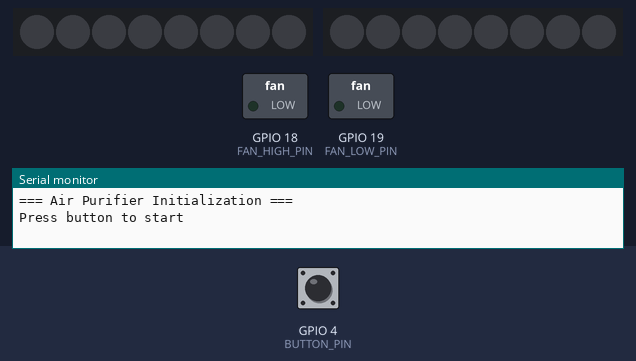
Bench run of a sketch on a simulated ESP32. Shown: 2 × 8 RGB LEDs in strip order, left to right, switched loads named in the sketch (green lamp = pin HIGH), the last lines printed to the serial monitor. Inputs (shaded band) come from the test bench; at power-on: GPIO 4 (BUTTON_PIN) HIGH. Dim RGB values are drawn brighter than linear; WiFi joins after 1.5 s; servers stay silent unless stated.

Above: at 1.2 s.
1.3 s: GPIO 4 (BUTTON_PIN) pulled LOW for 0.15 s
4.4 s: GPIO 4 (BUTTON_PIN) pulled LOW for 1 s
6.9 s: GPIO 4 (BUTTON_PIN) pulled LOW for 0.15 s
10.0 s: GPIO 4 (BUTTON_PIN) pulled LOW for 3.2 s
14.7 s: GPIO 4 (BUTTON_PIN) pulled LOW for 0.15 s
At 18.7 s:
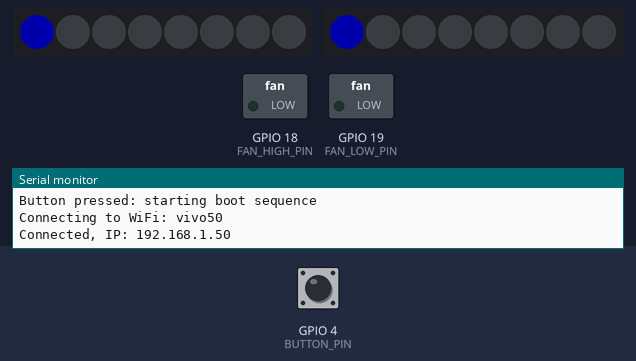
At 41.35 s:
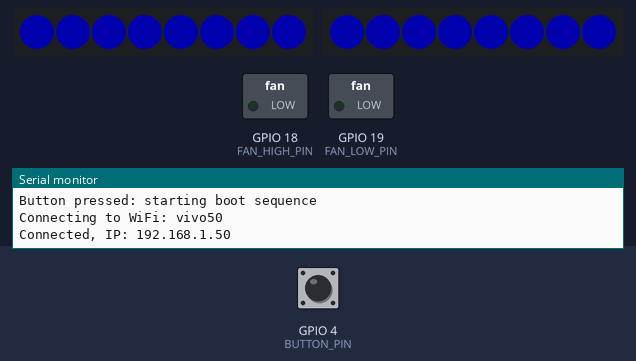
Timing chart, 0 to 43.4 s (numbered marks = the images above; inputs shaded):
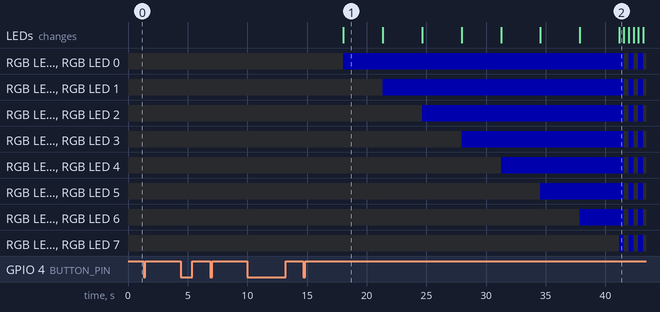

Measured:
- after the input at 14.7 s, RGB LED 0: off → RGB(0, 0, 50) after 3.4 s, then repeats every 0.80 s: off 0.40 s, RGB(0, 0, 50) 0.40 s; RGB LED 1: off → RGB(0, 0, 50) after 6.7 s, then repeats every 0.80 s: off 0.40 s, RGB(0, 0, 50) 0.40 s
- what the display in image 1 shows lasts 3.3 s, from 18.1 s to 21.4 s
- what the display in image 2 shows lasts 0.4 s, from 41.2 s to 41.6 s

The sketch:

fyp.ino
```cpp
#include <Wire.h>
#include "Adafruit_SGP30.h"
#include "Adafruit_PM25AQI.h"
#include <Adafruit_NeoPixel.h>
#include <WiFi.h>
#include <HTTPClient.h>

// WiFi settings
const char* ssid            = "vivo50";
const char* password        = "bk666666";
const char* thingSpeakURL   = "http://api.thingspeak.com/update";
const char* writeAPIKey     = "HWLDOM7OUII2PRSC";

// Pin definitions
const int FAN_HIGH_PIN  = 18;
const int FAN_LOW_PIN   = 19;
const int BUTTON_PIN    = 4;
#define NEO_TVOC_PIN 25
#define NEO_PM25_PIN 26
#define NEO_COUNT    8

Adafruit_NeoPixel stripTVOC(NEO_COUNT, NEO_TVOC_PIN, NEO_GRB + NEO_KHZ800);
Adafruit_NeoPixel stripPM25(NEO_COUNT, NEO_PM25_PIN, NEO_GRB + NEO_KHZ800);

// Debounce parameters
int lastButtonStable  = HIGH, lastButtonReading = HIGH;
unsigned long lastDebounceTime = 0;
const unsigned long debounceDelay = 50;

// Sensor objects and thresholds
Adafruit_SGP30 sgp;
Adafruit_PM25AQI aqi;
uint16_t lastPM25 = 0;
int pm25FailCount = 0;
const int PM25_MAX_RETRIES = 5;
const uint16_t TVOC_LOW  = 300, TVOC_MED  = 600, TVOC_HIGH  = 1000;
const uint16_t PM25_LOW  = 35,  PM25_MED  = 75,  PM25_HIGH  = 150;

// Timing parameters
unsigned long lastMeasureTime = 0;
const unsigned long measureInterval = 2000;
unsigned long lastUploadTime  = 0;
const unsigned long uploadInterval = 15000;

// Accumulators for averaging
unsigned long tvocSum   = 0;
unsigned long pm25Sum   = 0;
unsigned int  sampleCount = 0;
uint16_t currentTVOC = 0;
uint16_t currentPM25 = 0;

// Boot animation parameters
const unsigned long totalPreheat  = 30000;
const int flashCycles             = 3;
const unsigned long flashInterval = 400;
const unsigned long flashTotal    = flashCycles * 3 * flashInterval;
const unsigned long stepInterval  = (totalPreheat - flashTotal) / NEO_COUNT;

enum State { OFF, BOOTING, RUNNING };
State state = OFF;
int preheatStepIndex          = 0;
unsigned long preheatLastTime = 0;
int flashCount                = 0;
bool flashOn                  = false;
unsigned long flashLastTime   = 0;

bool wifiConnected = false;

// Function prototypes
bool connectWiFi();
bool bootAnimation();
void handleButton();
void measureAndControl();
void uploadToThingSpeak(uint16_t avgTVOC, uint16_t avgPM25);
int calcAQLevel(uint16_t value, uint16_t low, uint16_t med, uint16_t high);
void updateLEDStrip(Adafruit_NeoPixel &strip, int level);

void setup() {
  Serial.begin(115200);
  while (!Serial) delay(10);
  Serial.println("=== Air Purifier Initialization ===");

  pinMode(BUTTON_PIN, INPUT_PULLUP);
  lastButtonReading = digitalRead(BUTTON_PIN);
  lastButtonStable  = lastButtonReading;

  pinMode(FAN_HIGH_PIN, OUTPUT);
  pinMode(FAN_LOW_PIN, OUTPUT);
  digitalWrite(FAN_HIGH_PIN, LOW);
  digitalWrite(FAN_LOW_PIN, LOW);

  stripTVOC.begin(); stripTVOC.setBrightness(50); stripTVOC.show();
  stripPM25.begin(); stripPM25.setBrightness(50); stripPM25.show();

  Wire.begin(21, 22);
  if (!sgp.begin()) { Serial.println("Error: SGP30 not detected"); while (1); }
  sgp.IAQinit();

  Serial2.begin(9600, SERIAL_8N1, 16, 17);
  if (!aqi.begin_UART(&Serial2)) { Serial.println("Error: PMS5003 not detected"); while (1); }

  Serial.println("Press button to start");
}

void loop() {
  handleButton();

  if (state == BOOTING) {
    if (bootAnimation()) {
      state = RUNNING;
      Serial.println("Boot complete, system running");
      lastMeasureTime = millis();
      tvocSum = pm25Sum = 0;
      sampleCount = 0;
      lastUploadTime = millis();
    }
  }
  else if (state == RUNNING) {
    unsigned long now = millis();
    if (now - lastMeasureTime >= measureInterval) {
      lastMeasureTime = now;
      measureAndControl();
      tvocSum   += currentTVOC;
      pm25Sum   += currentPM25;
      sampleCount++;
    }
    if (wifiConnected && now - lastUploadTime >= uploadInterval) {
      lastUploadTime = now;
      uint16_t avgTVOC = sampleCount ? tvocSum / sampleCount : currentTVOC;
      uint16_t avgPM25 = sampleCount ? pm25Sum / sampleCount : currentPM25;
      uploadToThingSpeak(avgTVOC, avgPM25);
      tvocSum = pm25Sum = 0;
      sampleCount = 0;
    }
  }
}

void handleButton() {
  int reading = digitalRead(BUTTON_PIN);
  if (reading != lastButtonReading) lastDebounceTime = millis();
  if (millis() - lastDebounceTime > debounceDelay) {
    if (reading != lastButtonStable) {
      lastButtonStable = reading;
      if (reading == LOW) {
        if (state == OFF) {
          Serial.println("Button pressed: starting boot sequence");
          state = BOOTING;
          preheatStepIndex  = 0;
          preheatLastTime   = millis();
          flashCount        = 0;
          flashOn           = false;
          wifiConnected     = connectWiFi();
        } else {
          Serial.println("Button pressed: shutting down");
          state = OFF;
          digitalWrite(FAN_HIGH_PIN, LOW);
          digitalWrite(FAN_LOW_PIN,  LOW);
          stripTVOC.clear(); stripTVOC.show();
          stripPM25.clear(); stripPM25.show();
        }
      }
    }
  }
  lastButtonReading = reading;
}

bool bootAnimation() {
  handleButton();
  unsigned long now = millis();
  if (preheatStepIndex < NEO_COUNT) {
    if (now - preheatLastTime >= stepInterval) {
      for (int i = 0; i < NEO_COUNT; i++) {
        uint32_t color = (i <= preheatStepIndex) ? stripTVOC.Color(0,0,255) : 0;
        stripTVOC.setPixelColor(i, color);
        stripPM25.setPixelColor(i, color);
      }
      stripTVOC.show(); stripPM25.show();
      preheatStepIndex++;
      preheatLastTime = now;
    }
    return false;
  } else if (flashCount < flashCycles*2) {
    if (now - flashLastTime >= flashInterval) {
      flashOn = !flashOn;
      for (int i = 0; i < NEO_COUNT; i++) {
        uint32_t color = flashOn ? stripTVOC.Color(0,0,255) : 0;
        stripTVOC.setPixelColor(i, color);
        stripPM25.setPixelColor(i, color);
      }
      stripTVOC.show(); stripPM25.show();
      flashCount++;
      flashLastTime = now;
    }
    return false;
  }
  stripTVOC.clear(); stripTVOC.show();
  stripPM25.clear(); stripPM25.show();
  return true;
}

void measureAndControl() {
  if (sgp.IAQmeasure()) currentTVOC = sgp.TVOC;
  PM25_AQI_Data d;
  if (aqi.read(&d)) {
    currentPM25 = d.pm25_standard;
    lastPM25    = currentPM25;
    pm25FailCount = 0;
  } else if (++pm25FailCount >= PM25_MAX_RETRIES) {
    Serial2.begin(9600, SERIAL_8N1, 16, 17);
    if (aqi.begin_UART(&Serial2)) pm25FailCount = 0;
  }
  Serial.printf("TVOC=%d ppb  PM2.5=%d µg/m³\n", currentTVOC, currentPM25);
  int lvlTV = calcAQLevel(currentTVOC, TVOC_LOW, TVOC_MED, TVOC_HIGH);
  int lvlPM = calcAQLevel(currentPM25, PM25_LOW, PM25_MED, PM25_HIGH);
  if (lvlTV>2||lvlPM>2)      digitalWrite(FAN_HIGH_PIN,HIGH),digitalWrite(FAN_LOW_PIN,HIGH);
  else if (lvlTV>1||lvlPM>1) digitalWrite(FAN_HIGH_PIN,HIGH),digitalWrite(FAN_LOW_PIN,LOW);
  else if (lvlTV>0||lvlPM>0) digitalWrite(FAN_HIGH_PIN,LOW), digitalWrite(FAN_LOW_PIN,HIGH);
  else                        digitalWrite(FAN_HIGH_PIN,LOW), digitalWrite(FAN_LOW_PIN,LOW);
  updateLEDStrip(stripTVOC, lvlTV);
  updateLEDStrip(stripPM25, lvlPM);
}

bool connectWiFi() {
  Serial.printf("Connecting to WiFi: %s\n", ssid);
  WiFi.begin(ssid, password);
  unsigned long start = millis();
  while (WiFi.status()!=WL_CONNECTED && millis()-start<5000) delay(100);
  if (WiFi.status()==WL_CONNECTED) {
    Serial.printf("Connected, IP: %s\n", WiFi.localIP().toString().c_str());
    return true;
  }
  Serial.println("WiFi connection failed, entering offline mode");
  return false;
}

void uploadToThingSpeak(uint16_t avgTVOC, uint16_t avgPM25) {
  if (!wifiConnected) return;
  HTTPClient http;
  http.begin(thingSpeakURL);
  http.addHeader("Content-Type","application/x-www-form-urlencoded");
  String payload = "api_key="+String(writeAPIKey)
                   +"&field1="+String(avgTVOC)
                   +"&field2="+String(avgPM25);
  int code = http.POST(payload);
  if (code>0) Serial.printf("Upload OK, HTTP code: %d\n", code);
  else       Serial.printf("Upload failed, code: %d\n", code);
  http.end();
}

int calcAQLevel(uint16_t v,uint16_t low,uint16_t med,uint16_t high) {
  if (v>=high) return 3;
  if (v>=med)  return 2;
  if (v>=low)  return 1;
  return 0;
}

void updateLEDStrip(Adafruit_NeoPixel &strip,int level) {
  int cnt; uint32_t col;
  switch(level) {
    case 0: cnt=2; col=strip.Color(0,255,0); break;
    case 1: cnt=4; col=strip.Color(255,255,0); break;
    case 2: cnt=4; col=strip.Color(255,165,0); break;
    default:cnt=8; col=strip.Color(255,0,0);   break;
  }
  for(int i=0;i<NEO_COUNT;i++) strip.setPixelColor(i, i<cnt?col:0);
  strip.show();
}
```
